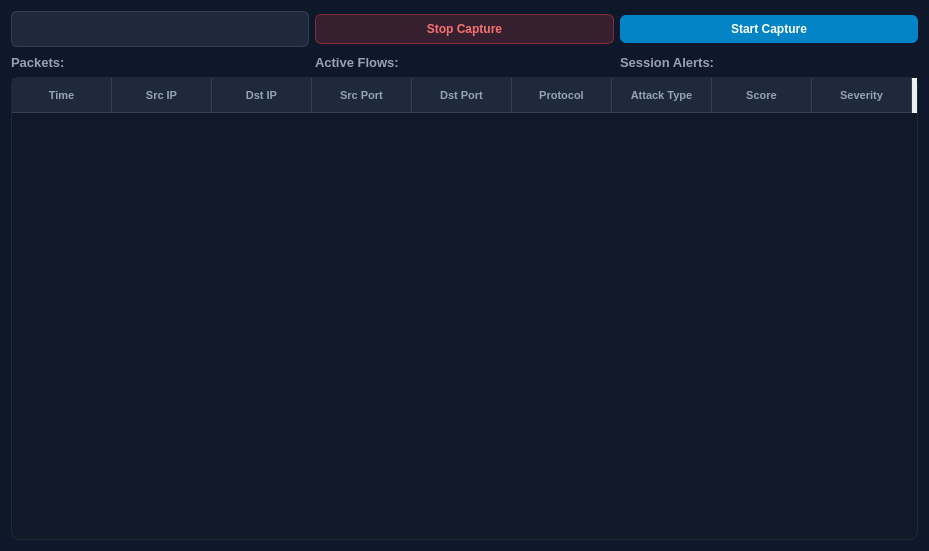
<?xml version="1.0" encoding="UTF-8"?>
<ui version="4.0">
 <class>LiveForm</class>
 <widget class="QWidget" name="LiveForm">
  <property name="geometry">
   <rect>
    <x>0</x>
    <y>0</y>
    <width>929</width>
    <height>551</height>
   </rect>
  </property>
  <property name="windowTitle">
   <string>Form</string>
  </property>
  <property name="styleSheet">
   <string notr="true">QWidget#LiveForm {
    background-color: #0f172a;
    color: #e2e8f0;
    font-family: &quot;Inter&quot;, &quot;Segoe UI&quot;, sans-serif;
    font-size: 13px;
}

/* === Liste des interfaces === */
QComboBox#interface_2 {
    background-color: #1e293b;
    color: #f1f5f9;
    border: 1px solid #334155;
    border-radius: 6px;
    padding: 6px 12px;
    min-height: 22px;
}

QComboBox#interface_2:focus {
    border: 1px solid #38bdf8;
}

QComboBox#interface_2::drop-down {
    border: none;
    width: 24px;
}

QComboBox#interface_2 QAbstractItemView {
    background-color: #1e293b;
    color: #f1f5f9;
    selection-background-color: #0284c7;
    border: 1px solid #334155;
}

/* === Boutons Start / Stop === */
QPushButton#startcap {
    background-color: #0284c7;
    color: #ffffff;
    border: none;
    border-radius: 6px;
    padding: 7px 18px;
    font-weight: 600;
}

QPushButton#startcap:hover {
    background-color: #0369a1;
}

QPushButton#stopcap {
    background-color: rgba(239, 68, 68, 0.18);
    color: #f87171;
    border: 1px solid rgba(239, 68, 68, 0.45);
    border-radius: 6px;
    padding: 7px 18px;
    font-weight: 600;
}

QPushButton#stopcap:hover {
    background-color: #dc2626;
    color: #ffffff;
}

QPushButton:disabled {
    background-color: #1e293b;
    color: #64748b;
    border: 1px solid #334155;
}

/* === Compteurs === */
QLabel#label_1, QLabel#label_2, QLabel#label_4 {
    color: #94a3b8;
    font-size: 13px;
    font-weight: 500;
}

QLabel#packets, QLabel#flows, QLabel#alerts {
    color: #38bdf8;
    font-size: 16px;
    font-weight: 700;
    padding-left: 4px;
}

/* === Tableau des alertes === */
QTableWidget#tableAlerts {
    background-color: #111827;
    alternate-background-color: #162032;
    color: #e2e8f0;
    gridline-color: #1e293b;
    border: 1px solid #1e293b;
    border-radius: 8px;
    selection-background-color: rgba(56, 189, 248, 0.22);
    selection-color: #ffffff;
}

QTableWidget#tableAlerts::item {
    padding: 6px 8px;
    border-bottom: 1px solid #1e293b;
}

QHeaderView::section {
    background-color: #1e293b;
    color: #94a3b8;
    font-weight: 700;
    font-size: 11px;
    text-transform: uppercase;
    padding: 8px;
    border: none;
    border-right: 1px solid #334155;
    border-bottom: 1px solid #334155;
}</string>
  </property>
  <layout class="QVBoxLayout" name="verticalLayout">
   <item>
    <layout class="QHBoxLayout" name="horizontalLayout">
     <item>
      <widget class="QComboBox" name="interface_2"/>
     </item>
     <item>
      <widget class="QPushButton" name="stopcap">
       <property name="text">
        <string>Stop Capture</string>
       </property>
      </widget>
     </item>
     <item>
      <widget class="QPushButton" name="startcap">
       <property name="text">
        <string>Start Capture</string>
       </property>
      </widget>
     </item>
    </layout>
   </item>
   <item>
    <layout class="QHBoxLayout" name="horizontalLayout_2">
     <item>
      <widget class="QLabel" name="label_1">
       <property name="text">
        <string>Packets:</string>
       </property>
      </widget>
     </item>
     <item>
      <widget class="QLabel" name="packets">
       <property name="text">
        <string/>
       </property>
      </widget>
     </item>
     <item>
      <widget class="QLabel" name="label_4">
       <property name="text">
        <string>Active Flows:</string>
       </property>
      </widget>
     </item>
     <item>
      <widget class="QLabel" name="flows">
       <property name="text">
        <string/>
       </property>
      </widget>
     </item>
     <item>
      <widget class="QLabel" name="label_2">
       <property name="text">
        <string>Session Alerts:</string>
       </property>
      </widget>
     </item>
     <item>
      <widget class="QLabel" name="alerts">
       <property name="text">
        <string/>
       </property>
      </widget>
     </item>
    </layout>
   </item>
   <item>
    <widget class="QTableWidget" name="tableAlerts">
     <column>
      <property name="text">
       <string>Time</string>
      </property>
     </column>
     <column>
      <property name="text">
       <string>Src IP</string>
      </property>
     </column>
     <column>
      <property name="text">
       <string>Dst IP</string>
      </property>
     </column>
     <column>
      <property name="text">
       <string>Src Port</string>
      </property>
     </column>
     <column>
      <property name="text">
       <string>Dst Port</string>
      </property>
     </column>
     <column>
      <property name="text">
       <string>Protocol</string>
      </property>
     </column>
     <column>
      <property name="text">
       <string>Attack Type</string>
      </property>
     </column>
     <column>
      <property name="text">
       <string>Score</string>
      </property>
     </column>
     <column>
      <property name="text">
       <string>Severity</string>
      </property>
     </column>
    </widget>
   </item>
  </layout>
 </widget>
 <resources/>
 <connections/>
</ui>
